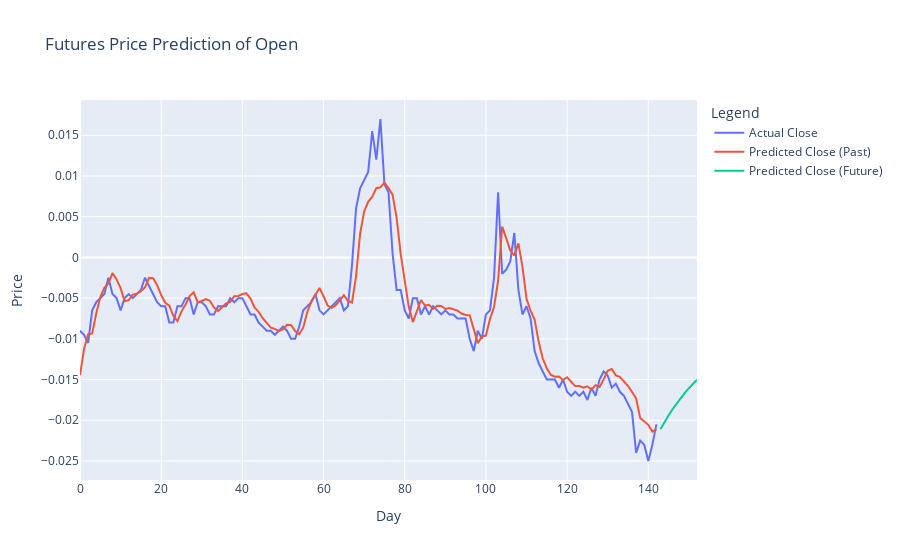
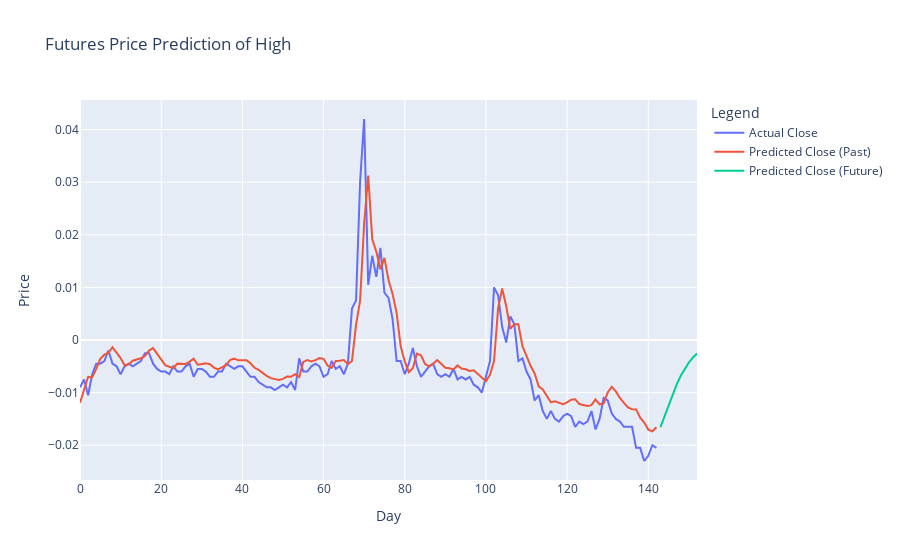
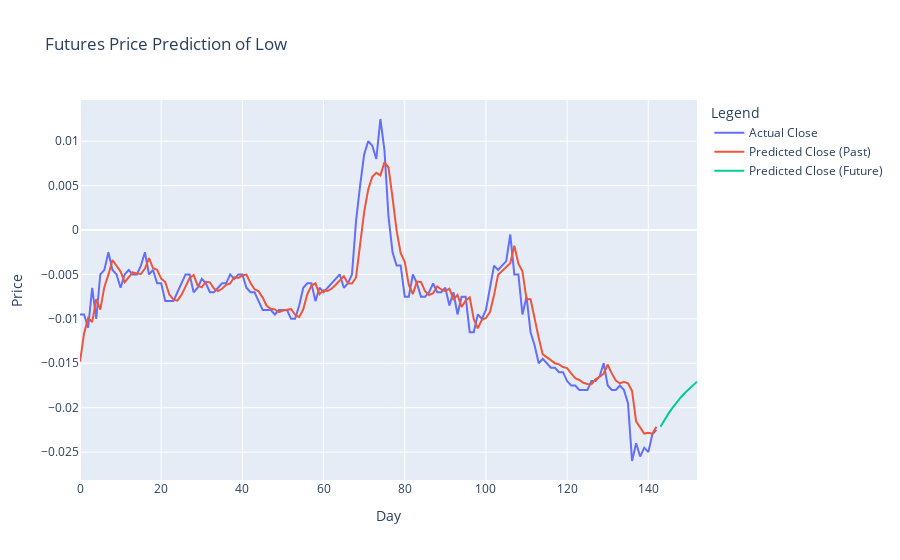
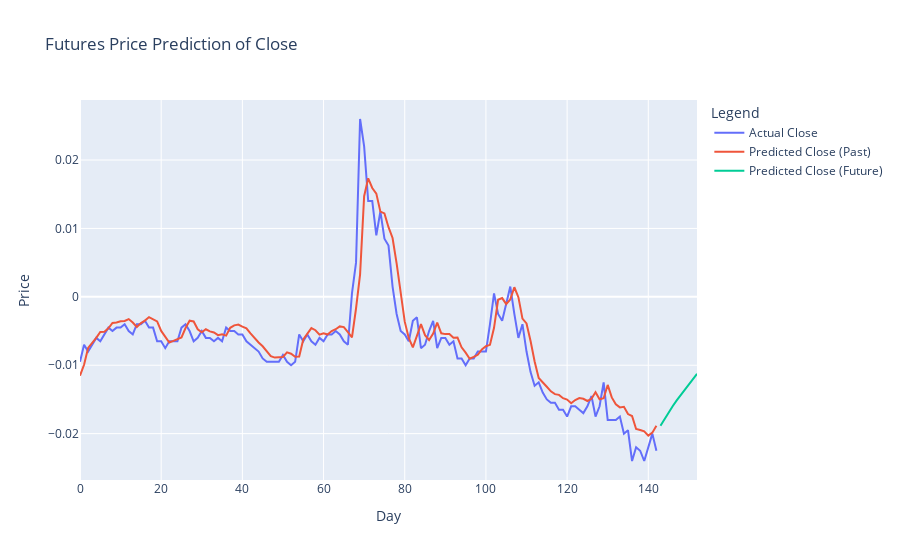

Notebook code for these charts, in order:
### Code cell
for tag_name in tag_list:
    # Function to prepare data for LSTM
    def prepare_dataframe_for_lstm(df, n_steps):
        df = dc(df)
        df.set_index('Date', inplace=True)
        for i in range(1, n_steps+1):
            df[f'Price(t-{i})'] = df['Price'].shift(i)
        df.dropna(inplace=True)
        return df

    # Load and prepare the data
    data = pd.read_csv(files[-1])
    data['Date'] = pd.to_datetime(data['Date'])
    data = data.rename(columns={tag_name:'Price'})
    data = data[['Date', 'Price']]

    lookback = 10
    shifted_df = prepare_dataframe_for_lstm(data, lookback)

    shifted_df_as_np = shifted_df.to_numpy()
    scaler = MinMaxScaler(feature_range=(-1, 1))
    shifted_df_as_np = scaler.fit_transform(shifted_df_as_np)

    X = shifted_df_as_np[:, 1:]
    y = shifted_df_as_np[:, 0]
    X = dc(np.flip(X, axis=1))

    X = X.reshape((-1, lookback, 1))
    y = y.reshape((-1, 1))

    X_test = torch.tensor(X).float()
    y_test = torch.tensor(y).float()

    # Load the trained model
    model_file = '/workspaces/Futures-First/Prediction/LSTM/test/'+tag_name+'/lstm_model_'+files[-2][-8:-4]+'.pt'
    model = LSTM(input_size=1, hidden_size=4, num_stacked_layers=1).to(device)
    model.load_state_dict(torch.load(model_file))
    model.eval()

    # Predict the last part of the dataset
    test_predictions = model(X_test.to(device)).detach().cpu().numpy().flatten()

    # Inverse transform the predictions
    dummies = np.zeros((X_test.shape[0], lookback+1))
    dummies[:, 0] = test_predictions
    dummies = scaler.inverse_transform(dummies)
    test_predictions = dc(dummies[:, 0])

    dummies = np.zeros((X_test.shape[0], lookback+1))
    dummies[:, 0] = y_test.flatten()
    dummies = scaler.inverse_transform(dummies)
    new_y_test = dc(dummies[:, 0])

    # Prepare for predicting future prices
    last_window = X_test[-1].cpu().numpy()

    future_predictions = []

    # Predict the next 5 days
    for _ in range(10):
        # Predict the next price
        pred = model(torch.tensor(last_window).unsqueeze(0).float().to(device)).detach().cpu().numpy().flatten()[0]
        
        # Scale back to original price
        dummies = np.zeros((1, lookback + 1))
        dummies[:, 0] = pred
        dummies = scaler.inverse_transform(dummies)
        
        pred_original = dummies[:, 0][0]
        future_predictions.append(pred_original)
        
        # Update the window for the next prediction
        last_window = np.roll(last_window, -1)
        last_window[-1, 0] = pred

    # Combine all predictions
    all_predictions = np.concatenate((test_predictions, np.array(future_predictions)))

    # Create plotly figure
    fig = go.Figure()

    # Add traces for actual and predicted values
    fig.add_trace(go.Scatter(
        x=np.arange(len(new_y_test)),
        y=new_y_test,
        mode='lines',
        name='Actual Close'
    ))

    fig.add_trace(go.Scatter(
        x=np.arange(len(test_predictions)),
        y=test_predictions,
        mode='lines',
        name='Predicted Close (Past)'
    ))

    fig.add_trace(go.Scatter(
        x=np.arange(len(test_predictions), len(all_predictions)),
        y=future_predictions,
        mode='lines',
        name='Predicted Close (Future)',
        # line=dict(dash='dash')
    ))

    # Update layout
    fig.update_layout(
        title="Futures Price Prediction of "+tag_name,
        xaxis_title="Day",
        yaxis_title="Price",
        legend_title="Legend"
    )

    # Show plot
    fig.show()
    # future_num = [f"{number:.4f}" for number in future_predictions]
    ohlc[tag_name].extend(future_predictions[:4])

### Figure 1 — Plotly figure (JSON) as saved in the notebook; plotly's stock layout.template omitted (floating-point values rounded to 4 significant figures; data arrays with more than 128 entries replaced by an {"elided": "..."} marker saying what was removed)
{"data": [{"mode": "lines", "name": "Actual Close", "type": "scatter", "x": {"elided": "143 int values"}, "y": {"elided": "143 float values"}}, {"mode": "lines", "name": "Predicted Close (Past)", "type": "scatter", "x": {"elided": "143 int values"}, "y": {"elided": "143 float values"}}, {"mode": "lines", "name": "Predicted Close (Future)", "type": "scatter", "x": [143, 144, 145, 146, 147, 148, 149, 150, 151, 152], "y": [-0.02111, -0.0202, -0.01938, -0.01862, -0.01792, -0.01725, -0.01664, -0.01606, -0.01552, -0.01503]}], "layout": {"legend": {"title": {"text": "Legend"}}, "title": {"text": "Futures Price Prediction of Open"}, "xaxis": {"title": {"text": "Day"}}, "yaxis": {"title": {"text": "Price"}}}}

### Figure 2 — Plotly figure (JSON) as saved in the notebook; plotly's stock layout.template omitted (floating-point values rounded to 4 significant figures; data arrays with more than 128 entries replaced by an {"elided": "..."} marker saying what was removed)
{"data": [{"mode": "lines", "name": "Actual Close", "type": "scatter", "x": {"elided": "143 int values"}, "y": {"elided": "143 float values"}}, {"mode": "lines", "name": "Predicted Close (Past)", "type": "scatter", "x": {"elided": "143 int values"}, "y": {"elided": "143 float values"}}, {"mode": "lines", "name": "Predicted Close (Future)", "type": "scatter", "x": [143, 144, 145, 146, 147, 148, 149, 150, 151, 152], "y": [-0.01658, -0.01452, -0.01237, -0.01031, -0.008441, -0.006806, -0.005422, -0.004275, -0.003338, -0.002576]}], "layout": {"legend": {"title": {"text": "Legend"}}, "title": {"text": "Futures Price Prediction of High"}, "xaxis": {"title": {"text": "Day"}}, "yaxis": {"title": {"text": "Price"}}}}

### Figure 3 — Plotly figure (JSON) as saved in the notebook; plotly's stock layout.template omitted (floating-point values rounded to 4 significant figures; data arrays with more than 128 entries replaced by an {"elided": "..."} marker saying what was removed)
{"data": [{"mode": "lines", "name": "Actual Close", "type": "scatter", "x": {"elided": "143 int values"}, "y": {"elided": "143 float values"}}, {"mode": "lines", "name": "Predicted Close (Past)", "type": "scatter", "x": {"elided": "143 int values"}, "y": {"elided": "143 float values"}}, {"mode": "lines", "name": "Predicted Close (Future)", "type": "scatter", "x": [143, 144, 145, 146, 147, 148, 149, 150, 151, 152], "y": [-0.02214, -0.02135, -0.02064, -0.01999, -0.01939, -0.01885, -0.01835, -0.01789, -0.01747, -0.01707]}], "layout": {"legend": {"title": {"text": "Legend"}}, "title": {"text": "Futures Price Prediction of Low"}, "xaxis": {"title": {"text": "Day"}}, "yaxis": {"title": {"text": "Price"}}}}

### Figure 4 — Plotly figure (JSON) as saved in the notebook; plotly's stock layout.template omitted (floating-point values rounded to 4 significant figures; data arrays with more than 128 entries replaced by an {"elided": "..."} marker saying what was removed)
{"data": [{"mode": "lines", "name": "Actual Close", "type": "scatter", "x": {"elided": "143 int values"}, "y": {"elided": "143 float values"}}, {"mode": "lines", "name": "Predicted Close (Past)", "type": "scatter", "x": {"elided": "143 int values"}, "y": {"elided": "143 float values"}}, {"mode": "lines", "name": "Predicted Close (Future)", "type": "scatter", "x": [143, 144, 145, 146, 147, 148, 149, 150, 151, 152], "y": [-0.01885, -0.01783, -0.01688, -0.01599, -0.01514, -0.01433, -0.01353, -0.01275, -0.01199, -0.01125]}], "layout": {"legend": {"title": {"text": "Legend"}}, "title": {"text": "Futures Price Prediction of Close"}, "xaxis": {"title": {"text": "Day"}}, "yaxis": {"title": {"text": "Price"}}}}
